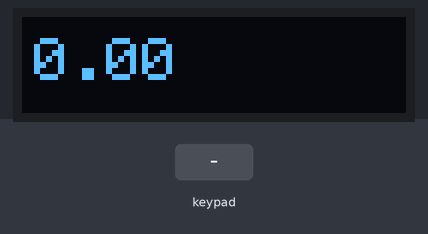
A sketch run on a simulated Arduino Uno, built with avr-gcc and run on an emulated ATmega328P. On the bench: 128×32 one-colour display. Wiring (inferred from the names in the program): 4×4 keypad with keys 1 2 3 A 4 5 6 B 7 8 9 C * 0 # D (labels assumed): rows pin 9, pin 8, pin 7, pin 6; columns pin 5, pin 4, pin 0, pin 1. Inputs (shaded band) come from the test bench.

Above: at 1.2 s.
1.3 s: key 'A' pressed
At 1.9 s:
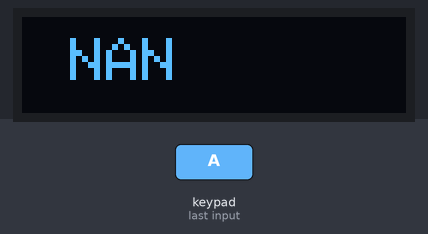
2.9 s: keypad keys 5 4 0 1 pressed 0.4 s apart
At 5.5 s:
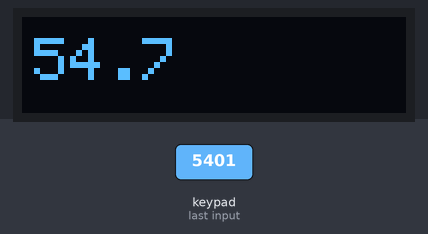
6.0 s: key '1' pressed
At 7.3 s:
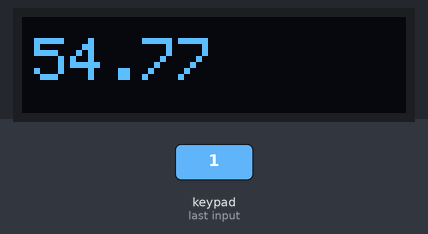
7.6 s: keypad keys 5 4 0 1 # pressed 0.4 s apart
At 10.1 s:
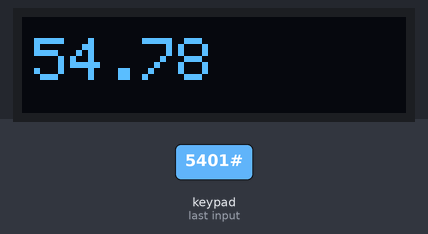
Timing chart, 0 to 11.6 s (numbered marks = the images above; inputs shaded):
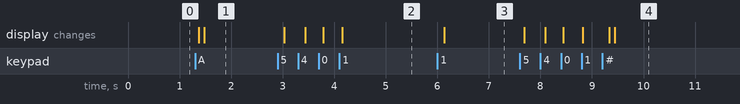

The sketch:

simple_rpn_calc.ino
```cpp
#include <Wire.h>
#include <Adafruit_SSD1306.h>

#define SCREEN_WIDTH 128 // OLED display width, in pixels
#define SCREEN_HEIGHT 32 // OLED display height, in pixels

// Declaration for an SSD1306 display connected to I2C (SDA, SCL pins)
#define OLED_RESET     4 // Reset pin # (or -1 if sharing Arduino reset pin)
Adafruit_SSD1306 display(SCREEN_WIDTH, SCREEN_HEIGHT, &Wire, OLED_RESET);

#define MAX_DISP_LEN  10

int i, j;
int pin_col[] = {5, 4, 0, 1};
int pin_row[] = {9, 8, 7, 6};

float x, y, z, t;
String x_disp;
int enter_flg = 0;
int operator_flg = 0;

void setup() {
    display.begin(SSD1306_SWITCHCAPVCC, 0x3C);
    display.setTextColor(WHITE);
    display.setTextSize(2.3);
    display.setCursor(4, 7);
    display.clearDisplay();
    display.print("0.00");
    display.display();

    for (i = 0; i < 4; i++) {
        pinMode(pin_row[i], OUTPUT);
        digitalWrite(pin_row[i], HIGH);
        pinMode(pin_col[i], INPUT_PULLUP);
    }

    x = y = z = t = 0;
    x_disp = "";
}

String key_scan() {

    for (j = 0; j < 4; j++) {
        digitalWrite(pin_row[j], HIGH);
    }

    for (j = 0; j < 4; j++) {
        digitalWrite(pin_row[j], LOW);

        for (i = 0; i < 4; i++) {
            if (digitalRead(pin_col[i]) == LOW) {
                if (i == 0 && j == 0) {
                    return "7";
                }
                else if (i == 1 && j == 0) {
                    return "8";
                }
                else if (i == 2 && j == 0) {
                    return "9";
                }
                else if (i == 3 && j == 0) {
                    return "/";
                }

                else if (i == 0 && j == 1) {
                    return "4";
                }
                else if (i == 1 && j == 1) {
                    return "5";
                }
                else if (i == 2 && j == 1) {
                    return "6";
                }
                else if (i == 3 && j == 1) {
                    return "*";
                }

                else if (i == 0 && j == 2) {
                    return "1";
                }
                else if (i == 1 && j == 2) {
                    return "2";
                }
                else if (i == 2 && j == 2) {
                    return "3";
                }
                else if (i == 3 && j == 2) {
                    return "-";
                }

                else if (i == 0 && j == 3) {
                    return "0";
                }
                else if (i == 1 && j == 3) {
                    return ".";
                }
                else if (i == 2 && j == 3) {
                    return "Ent";
                }
                else if (i == 3 && j == 3) {
                    return "+";
                }
            }
            delay(10);
        }
        digitalWrite(pin_row[j], HIGH);
    }
    return "non";
}

void push() {
    t = z;
    z = y;
    y = x;
}

void pop() {
    x = y;
    y = z;
    z = t;
}

void blink_display() {
    display.clearDisplay();
    display.display();
    delay(100);
}

void loop() {
    String key = key_scan();

    // Key detection
    if (!key.equals("non")) {

        // operator
        if (key.equals("+")) {
            float acc1 = x;
            pop();
            float acc2 = x;
            x = acc2 + acc1;
            x_disp = String(x);

            operator_flg = 1;
            enter_flg = 0;

            blink_display();
        }
        else if (key.equals("-")) {
            float acc1 = x;
            pop();
            float acc2 = x;
            x = acc2 - acc1;
            x_disp = String(x);

            operator_flg = 1;
            enter_flg = 0;

            blink_display();
        }
        else if (key.equals("*")) {
            float acc1 = x;
            pop();
            float acc2 = x;
            x = acc2 * acc1;
            x_disp = String(x);

            operator_flg = 1;
            enter_flg = 0;

            blink_display();
        }
        else if (key.equals("/")) {
            float acc1 = x;
            pop();
            float acc2 = x;
            x = acc2 / acc1;
            x_disp = String(x);

            operator_flg = 1;
            enter_flg = 0;

            blink_display();
        }
        // Enter
        else if (key.equals("Ent")) {
            push();
            x_disp = String(x);

            enter_flg = 1;
            operator_flg = 0;

            blink_display();
        }
        // numeral or .
        else {
            if (enter_flg) {
                x_disp = "";
                enter_flg = 0;
            }
            else if (operator_flg) {
                push();
                x_disp = "";
                operator_flg = 0;
            }

            if (x_disp.indexOf(".") == -1 && !key.equals(".")) {
                if (x_disp.length() < MAX_DISP_LEN - 3) {
                    x_disp.concat(key);
                    x = x_disp.toFloat();
                }
            }
            else {
                if (x_disp.length() < MAX_DISP_LEN) {
                    x_disp.concat(key);
                    x = x_disp.toFloat();
                }
            }
        }

        // display
        display.clearDisplay();
        display.setCursor(4, 7);
        display.setTextSize(2.3);

        int length = x_disp.length();
        if (length > MAX_DISP_LEN) {
            display.print(x_disp.substring(length - MAX_DISP_LEN, length));

            // over flow
            display.setCursor(30, 23);
            display.setTextSize(1.5);
            display.print("e");
        }
        else {
            display.print(x_disp);
        }
        display.display();

        delay(200);
    }
}
```

Measured:
- after the input at 1.3 s, the display: first changes after 0.07 s (image 1 shows a later state)
- after the input at 2.9 s, the display: first changes after 0.13 s (image 2 shows a later state)
- after the input at 6.0 s, the display: changes after 0.14 s (image 3)
- after the input at 7.6 s, the display: first changes after 0.08 s (image 4 shows a later state)
